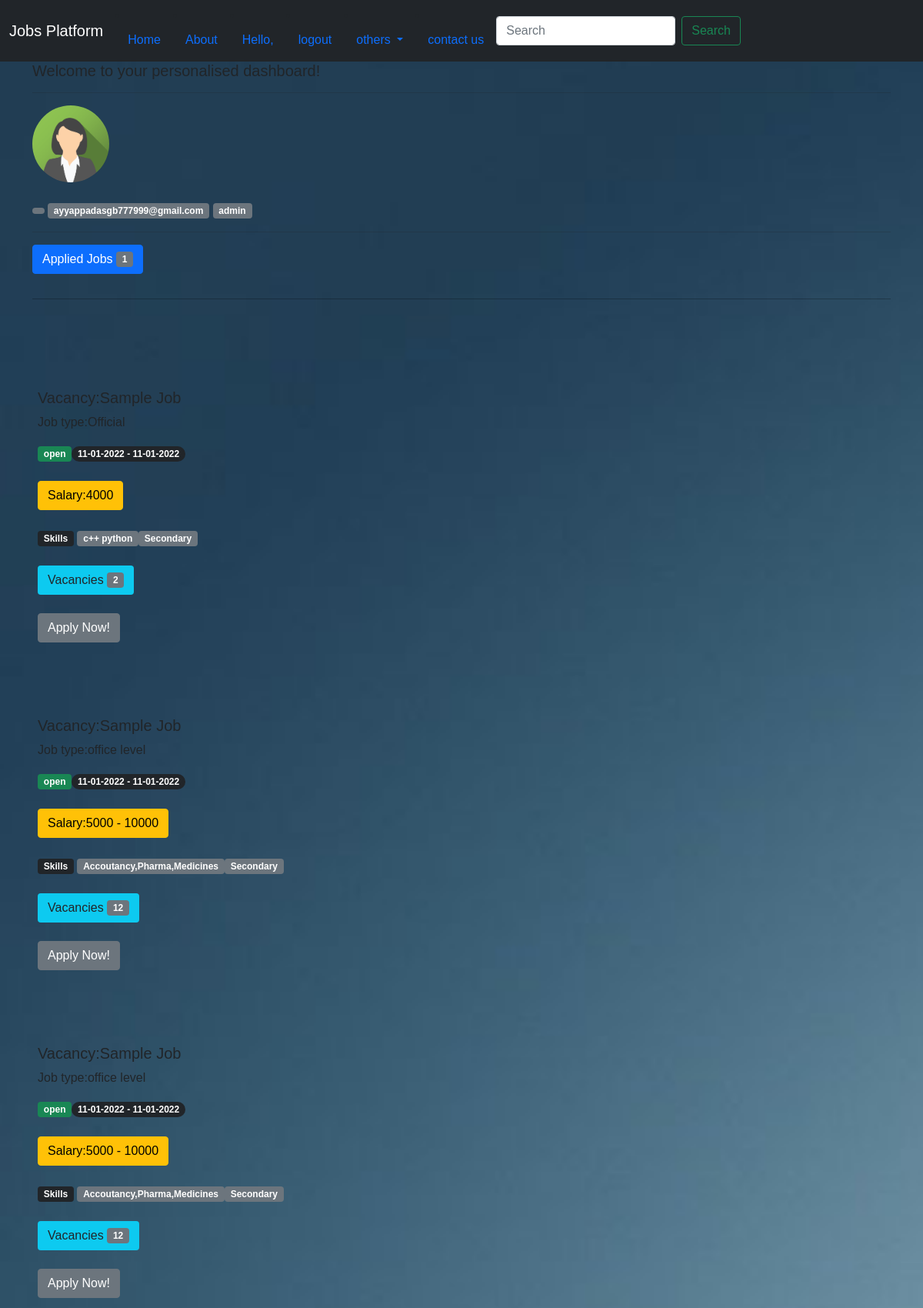
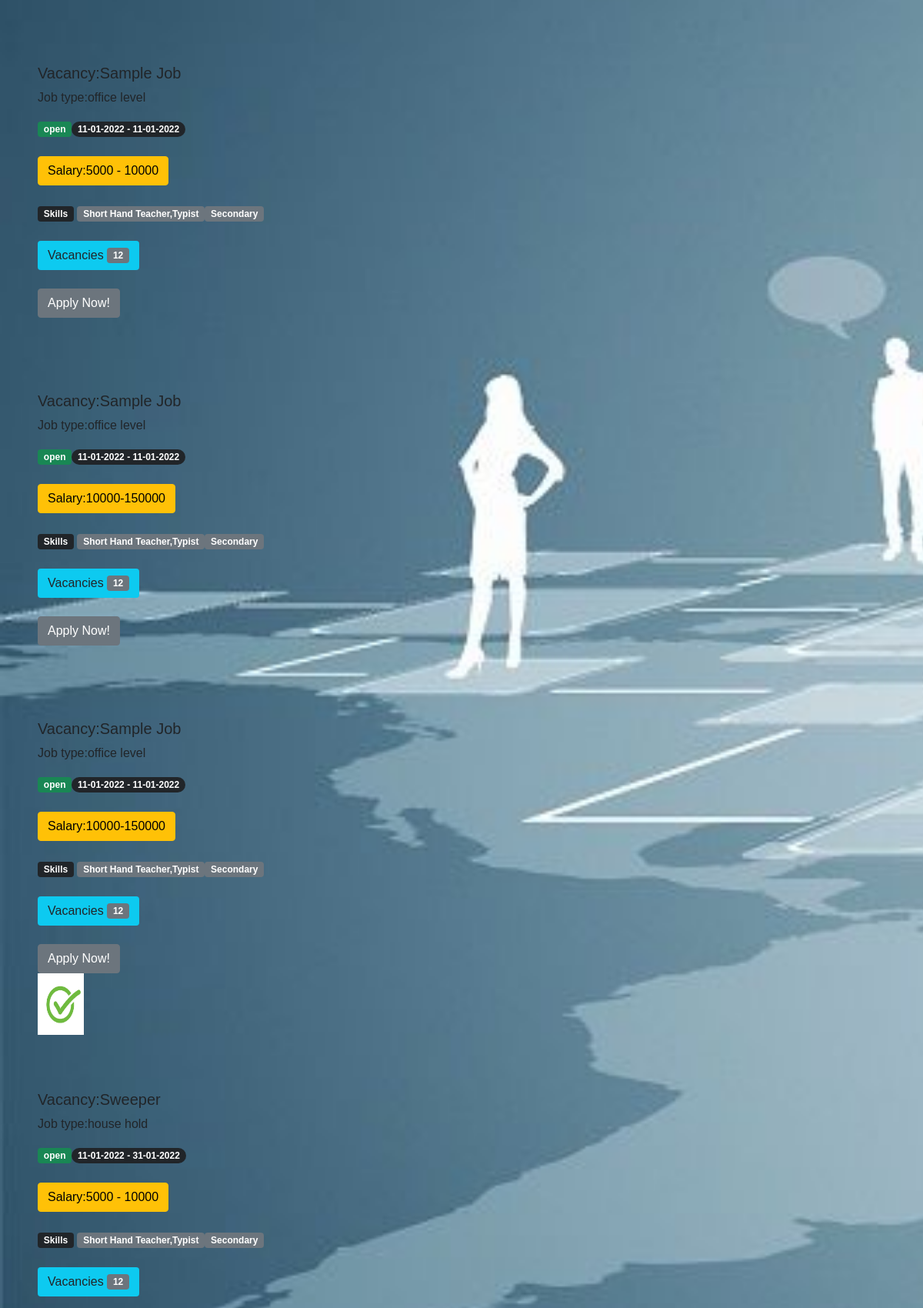
The page /dashboard (signed in, upper part) on the database its author committed (2 pictures, top to bottom).
### accounts/models.py (models this page shows, shortened)
class RegisterEmployer(models.Model):
    email=models.EmailField()
    company_email=models.EmailField()
    company_name=models.TextField()
    no_of_vacancies=models.IntegerField()
    name=models.CharField(max_length=20)
    address=models.TextField()
    state=models.TextField()
    pincode=models.IntegerField()
    contactno=models.IntegerField()
    work_hours=models.TextField()
    jobtypes=models.TextField()
    skills=models.TextField()
    salary=models.TextField()
    comments=models.TextField()
    jobname=models.TextField()
    open_date=models.DateTimeField(default=now)
    close_date=models.DateTimeField(default=now)
    isVerified=models.BooleanField(default=False)
    job_closed=models.BooleanField(default=False)

### accounts/views.py (the view)
# urls.py: path('dashboard',views.dashboard,name="dashboard"),
@login_required(login_url='login')
def dashboard(request):
    current_user=request.user
    email=current_user.email
    jobs=RegisterEmployer.objects.all()
    applied_list=AppliedJobs.objects.filter(email=email).values_list('id',flat=True)
    applied_list=list(applied_list)
    no_of_jobs=len(applied_list)
    if jobs is not None:
        return render(request,'accounts/dashboard.html',{'jobs':jobs,'applied_list':applied_list,'no_of_jobs':no_of_jobs})
    else:
        return render(request,'accounts/dashboard.html',{'applied_list':applied_list,'no_of_jobs':no_of_jobs})

### accounts/templates/accounts/dashboard.html (shortened to what this page needs)
{% extends 'home/main.html' %}
{% load static %}
{% block content %}
<div class="user-dash">
  <div class="container">
    <div class="container-apply">
        <h5>Welcome to your personalised dashboard!</h5>
        <hr>
     <img src="{% static 'images/avatar2.png' %}" width="100px" height="100px;" style="border-radius:50%;"> <br></br>
      <span class="badge bg-secondary">{{user.first_name}} {{user.last_name}}</span>
      <span class="badge bg-secondary">{{user.email}}</span>
      <span class="badge bg-secondary">{{user.username}}</span>
       <hr>
   </div>
       <div class="container-apply">
      <button type="button" class="btn btn-primary mb-3 ">
            Applied Jobs <span class="badge bg-secondary">{{no_of_jobs}}</span>
          </button>
        </div>
  <hr style="color:black;">
  <div class="row">
  {% if jobs is not None %}
      {% for job in jobs %}
      <div class="flip-card">
        <div class="flip-card-inner">
          <div class="flip-card-front" style="border-radius:5px;">
            {% if job.isVerified %}
                <img src="{% static 'images/verified.jpg' %}" width="60px" height="80px"/>
            {% endif %}
                <br></br><br></br>
                <h5>Vacancy:{{job.jobname}}</h5>
                <p>Job type:{{job.jobtypes}}</p>
                {% if job.job_closed %}
                <span class="badge bg-danger">closed</span><span class="badge rounded-pill bg-dark">{{ job.open_date | date:"d-m-Y" }} - {{ job.close_date | date:"d-m-Y" }}</span><br></br>
                {% else %}
                <span class="badge bg-success">open</span><span class="badge rounded-pill bg-dark">{{ job.open_date | date:"d-m-Y" }} - {{ job.close_date | date:"d-m-Y" }}</span><br></br>
                {% endif %}
                <button class="btn btn-warning">Salary:{{job.salary}}</button>
              </div>
          <div class="flip-card-back" style="border-radius:5px;">
            <br>
            <span class="badge bg-dark">Skills</span>
            <span class="badge bg-secondary">{{job.skills}}</span><span class="badge bg-secondary">Secondary</span>
            <br></br>
            <button type="button" class="btn btn-bg-light bg-info text-dark">
              Vacancies <span class="badge bg-secondary">{{job.no_of_vacancies}}</span>
            </button>
              <br></br>
               {% if job.id in applied_list %}
                   <button type="submit" class="btn btn-success">Already Applied!</button>
               {% else %}
                 <form action="applied/{{job.id}}" method="post">
                   {% if job.job_closed %}
                   <button type="submit" class="btn btn-danger disabled">Applications Closed!</button>
                   {% else %}
                   <button type="submit" class="btn btn-secondary">Apply Now!</button>
                   {% endif %}
                 </form>
               {% endif %}
             </div>
           </div>
           </div>
      {% endfor %}
    </div>
  {% else %}
  <h4>Nothing in your dashboard!</h4>
  <div class="alert alert-danger">Your Dashboard is Empty! </div>
  {% endif %}
</div>
</div>
{% endblock %}

### app_web/templates/home/main.html (shortened to what this page needs)
{% load static %}
<!doctype html>
<html lang="en">
  <head>
    <link href="https://cdn.jsdelivr.net/npm/bootstrap@5.1.3/dist/css/bootstrap.min.css" rel="stylesheet">
    <link rel="stylesheet" href="{% static '/css/cards.css' %}"/>
    <link rel="stylesheet" href="{% static '/css/form.css' %}"/>
    <link rel="stylesheet" href="{% static '/css/main_intro.css' %}"/>
  </head>
  <body>
    <div class="main-container">
    <nav class="navbar navbar-expand-lg navbar-dark bg-dark">
        <div class="container-fluid">
          <a class="navbar-brand" href="#">Jobs Platform</a>
          <div class="collapse navbar-collapse" id="navbarScroll">
              <li class="nav-item">
                <a class="nav-link active" aria-current="page" href="/">Home</a>
              </li>
              <li class="nav-item">
                <a class="nav-link" href="about">About</a>
              </li>
              {% if user.is_authenticated %}
              <li class="nav-item">
                <a class="nav-link" href="#">Hello,{{ user.first_name }}</a>
              </li>
              <li class="nav-item">
                <a class="nav-link" href="logout">logout</a>
              </li>
              {% endif %}
              <li class="nav-item dropdown">
                <a class="nav-link dropdown-toggle" href="#" id="navbarScrollingDropdown" role="button" data-bs-toggle="dropdown" aria-expanded="false">
                  others
                </a>
              </li>
              <li class="nav-item">
                <a class="nav-link " href="contact">contact us</a>
              </li>
            <form class="d-flex">
              <input class="form-control me-2" type="search" placeholder="Search" aria-label="Search">
              <button class="btn btn-outline-success" type="submit">Search</button>
            </form>
          </div>
        </div>
      </nav>
      {% block content %}
      {% endblock %}
  </body>
</html>

### static/css/cards.css (style rules this page uses)
body { margin: 0; background-image: url('../images/career1.jpg'); background-attachment: fixed; background-size: cover; font-family: Arial, Helvetica, sans-serif; display:flex; flex-direction:column; }
.row { margin: 20px -5px; }
.row:after { content: ""; display: table; clear: both; }

### rows shown on the page
RegisterEmployer: jobname "Sample Job", jobtypes "Official", open_date "11-01-2022", close_date "11-01-2022", salary "4000", skills "c++ python", no_of_vacancies "2", job_closed "Apply Now!"
RegisterEmployer: jobname "Sample Job", jobtypes "office level", open_date "11-01-2022", close_date "11-01-2022", salary "5000 - 10000", skills "Accoutancy,Pharma,Medicines", no_of_vacancies "12", job_closed "Apply Now!"
RegisterEmployer: jobname "Sample Job", jobtypes "office level", open_date "11-01-2022", close_date "11-01-2022", salary "5000 - 10000", skills "Accoutancy,Pharma,Medicines", no_of_vacancies "12", job_closed "Apply Now!"
RegisterEmployer: jobname "Sample Job", jobtypes "office level", open_date "11-01-2022", close_date "11-01-2022", salary "5000 - 10000", skills "Short Hand Teacher,Typist", no_of_vacancies "12", job_closed "Apply Now!"
RegisterEmployer: jobname "Sample Job", jobtypes "office level", open_date "11-01-2022", close_date "11-01-2022", salary "10000-150000", skills "Short Hand Teacher,Typist", no_of_vacancies "12", job_closed "Apply Now!"
RegisterEmployer: jobname "Sample Job", jobtypes "office level", open_date "11-01-2022", close_date "11-01-2022", salary "10000-150000", skills "Short Hand Teacher,Typist", no_of_vacancies "12", job_closed "Apply Now!"
RegisterEmployer: isVerified True (drawn), jobname "Sweeper", jobtypes "house hold", open_date "11-01-2022", close_date "31-01-2022", salary "5000 - 10000", skills "Short Hand Teacher,Typist", no_of_vacancies "12"

### other values the page prints
{{ user.email }} "ayyappadasgb777999@gmail.com"
{{ user.username }} "admin"
{{ no_of_jobs }} "1"
